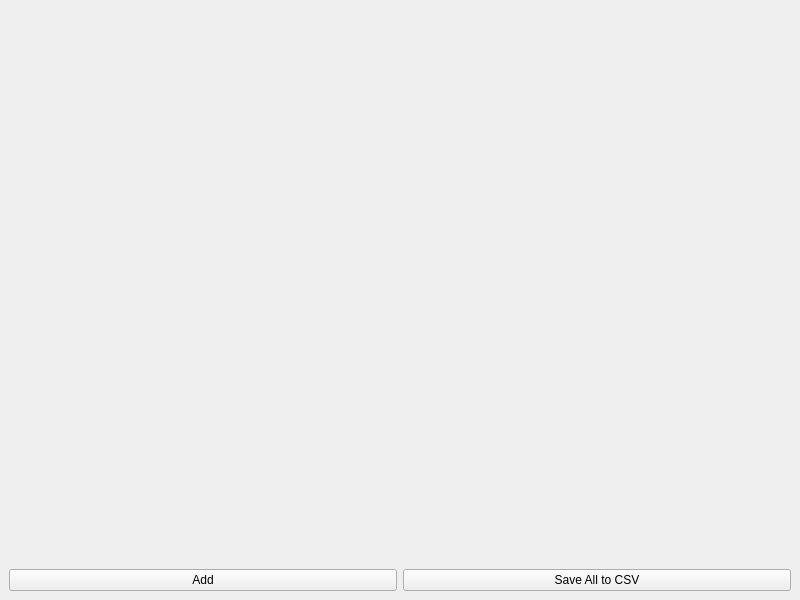
<?xml version="1.0" encoding="UTF-8"?>
<ui version="4.0">
 <class>MainWindow</class>
 <widget class="QMainWindow" name="MainWindow">
  <property name="geometry">
   <rect>
    <x>0</x>
    <y>0</y>
    <width>800</width>
    <height>600</height>
   </rect>
  </property>
  <property name="windowTitle">
   <string>Multi Query++</string>
  </property>
  <widget class="QWidget" name="centralwidget">
   <layout class="QVBoxLayout" name="verticalLayout">
    <item>
     <widget class="QFrame" name="frame">
      <property name="sizePolicy">
       <sizepolicy hsizetype="Preferred" vsizetype="Expanding">
        <horstretch>0</horstretch>
        <verstretch>0</verstretch>
       </sizepolicy>
      </property>
      <property name="frameShape">
       <enum>QFrame::NoFrame</enum>
      </property>
      <property name="frameShadow">
       <enum>QFrame::Plain</enum>
      </property>
      <layout class="QGridLayout" name="gridLayout">
       <item row="0" column="0">
        <layout class="QHBoxLayout" name="widgets_layout"/>
       </item>
      </layout>
     </widget>
    </item>
    <item>
     <layout class="QHBoxLayout" name="horizontalLayout">
      <property name="sizeConstraint">
       <enum>QLayout::SetNoConstraint</enum>
      </property>
      <item>
       <widget class="QPushButton" name="add">
        <property name="text">
         <string>Add</string>
        </property>
       </widget>
      </item>
      <item>
       <widget class="QPushButton" name="save_all">
        <property name="text">
         <string>Save All to CSV</string>
        </property>
       </widget>
      </item>
     </layout>
    </item>
   </layout>
  </widget>
 </widget>
 <resources/>
 <connections/>
</ui>
